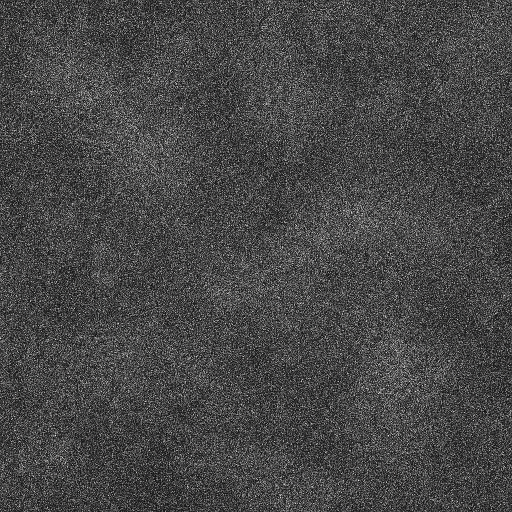
#> input picture input_test.png, 1024 x 1024 px (shown at 1/2 size)
$ python optimize.py
#> lines starting #> are read from the running program, lines starting #| are printed output that depends on the picture
import torch
import numpy as np
import matplotlib.pyplot as plt
from scipy.ndimage import gaussian_filter
from scipy.optimize import minimize, differential_evolution
import cv2
from skimage.metrics import structural_similarity as ssim
from skimage.filters import sobel
import time
import pickle
import warnings
warnings.filterwarnings('ignore')

#from fixed_point_v2 import (fourier_multiplier, double_well_potential, energy_value, N_eps_v2, fixpoint_corrected, initialize_field_random)
# same functions as in fixed_point_v2

class MagneticDomainOptimizer:
    """Complete parameter optimization system for magnetic domain simulation"""

    def __init__(self, target_image, simulation_params=None):
        """
        Initialize the optimizer

        Args:
            target_image: Experimental image (numpy array)
            simulation_params: Dict with simulation settings
        """
        self.target_image = self.preprocess_image(target_image)

        # Default simulation parameters
        self.sim_params = {
            'N': 256,
            'dt': 1/100,
            'max_it': 500,  # Reduced for optimization
            'max_it_fixpoint': 50,
            'tol': 1e-8,
            'gridsize': 1,
            'device': 'cuda' if torch.cuda.is_available() else 'cpu'
        }

        if simulation_params:
            self.sim_params.update(simulation_params)

        # Parameter bounds for optimization
        self.param_bounds = {
            'gamma': (1e-6, 1e-2),
            'epsilon': (0.01, 1.0),
            'th': (0.01, 1.0)
        }

        # Loss function weights
        self.loss_weights = {
            'mse': 1.0,
            'ssim': 2.0,
            'gradient': 1.5,
            'physics': 0.5
        }

        # Optimization history
        self.optimization_history = []

    def preprocess_image(self, image):
        """Preprocess experimental image"""
        if len(image.shape) == 3:
            image = cv2.cvtColor(image, cv2.COLOR_BGR2GRAY)

        # Resize to simulation grid size
        image = cv2.resize(image, (256, 256))
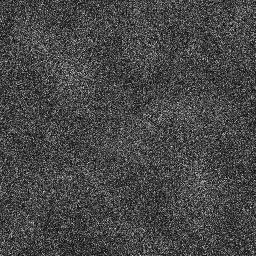
#> image: shape (256, 256); min 4, max 227, mean 70.6

        # Normalize
        image = image.astype(np.float64)
        image = (image - image.mean()) / image.std()

        # Optional: denoise
        image = gaussian_filter(image, sigma=0.5)
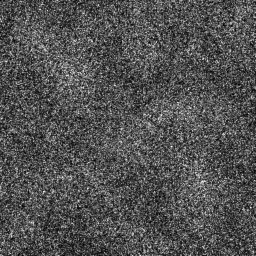
#> image: shape (256, 256) float64; min -1.57, max 3.29, mean -8.67e-18; drawn with min black and max white

        return image

    # [341 lines left out: functions run_simulation, initialize_field, calculate_loss, optimize_scipy, optimize_differential_evolution, plot_optimization_progress and 2 more, not called in this run]

# Usage example
def main_optimization_workflow():
    """Complete workflow for parameter optimization"""

    # 1. Load experimental image
    # Replace this with your actual experimental image
    print("Loading experimental image...")

    # Example: create synthetic "experimental" data for testing
    # In practice, you would load:
    experimental_image = cv2.imread('input_test.png', 0)
    #experimental_image = np.random.randn(256, 256)
    #experimental_image = gaussian_filter(experimental_image, sigma=3)
    #experimental_image = (experimental_image > 0).astype(float) * 2 - 1  # Binary-like domains

    # 2. Initialize optimizer
    print("Initializing optimizer...")
    optimizer = MagneticDomainOptimizer(experimental_image)

    # 3. Optimize parameters
    print("Starting parameter optimization...")

    # Method 1: Differential Evolution (recommended for global optimization)
    result_de = optimizer.optimize_differential_evolution(max_iterations=30)

    # Method 2: Local optimization from DE result
    print("\nRefining with local optimization...")
    optimizer.optimization_history = []  # Reset history for cleaner plotting

    # Use DE result as starting point for local optimization
    x0 = result_de.x
    bounds = list(optimizer.param_bounds.values())
    result_local = minimize(
        optimizer.calculate_loss, x0, method='L-BFGS-B', bounds=bounds,
        options={'maxiter': 50}
    )

    # 4. Analyze results
    print("\nAnalyzing results...")
    optimizer.plot_optimization_progress()

    # 5. Compare final result
    print("Comparing final result...")
    final_simulation = optimizer.compare_results(result_local.x)

    # 6. Save results
    optimizer.save_results(result_local)

    return result_local.x, optimizer

if __name__ == "__main__":
#> (the run stopped early here; a loop or call above may not have finished)
